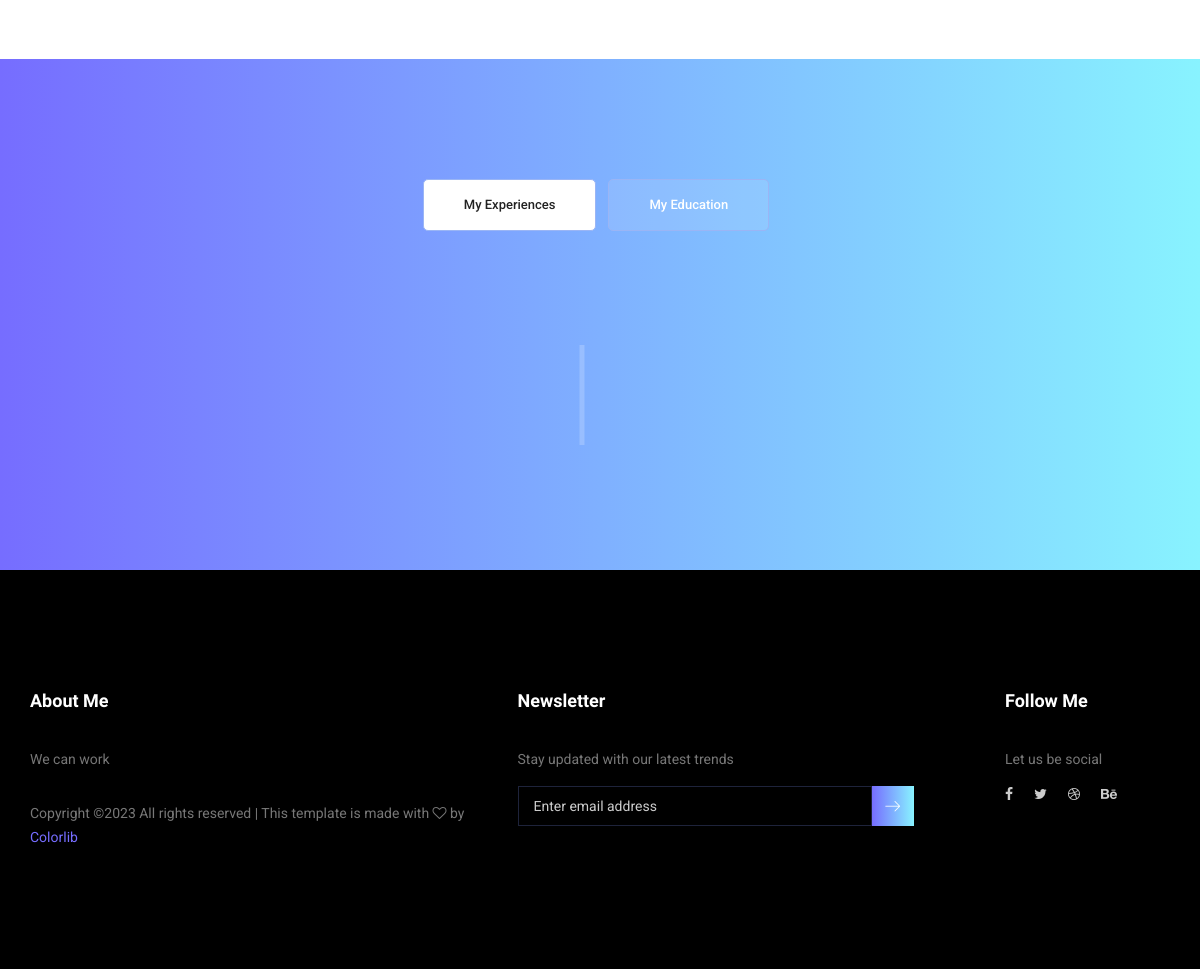
The app's page / (lower part), older data.
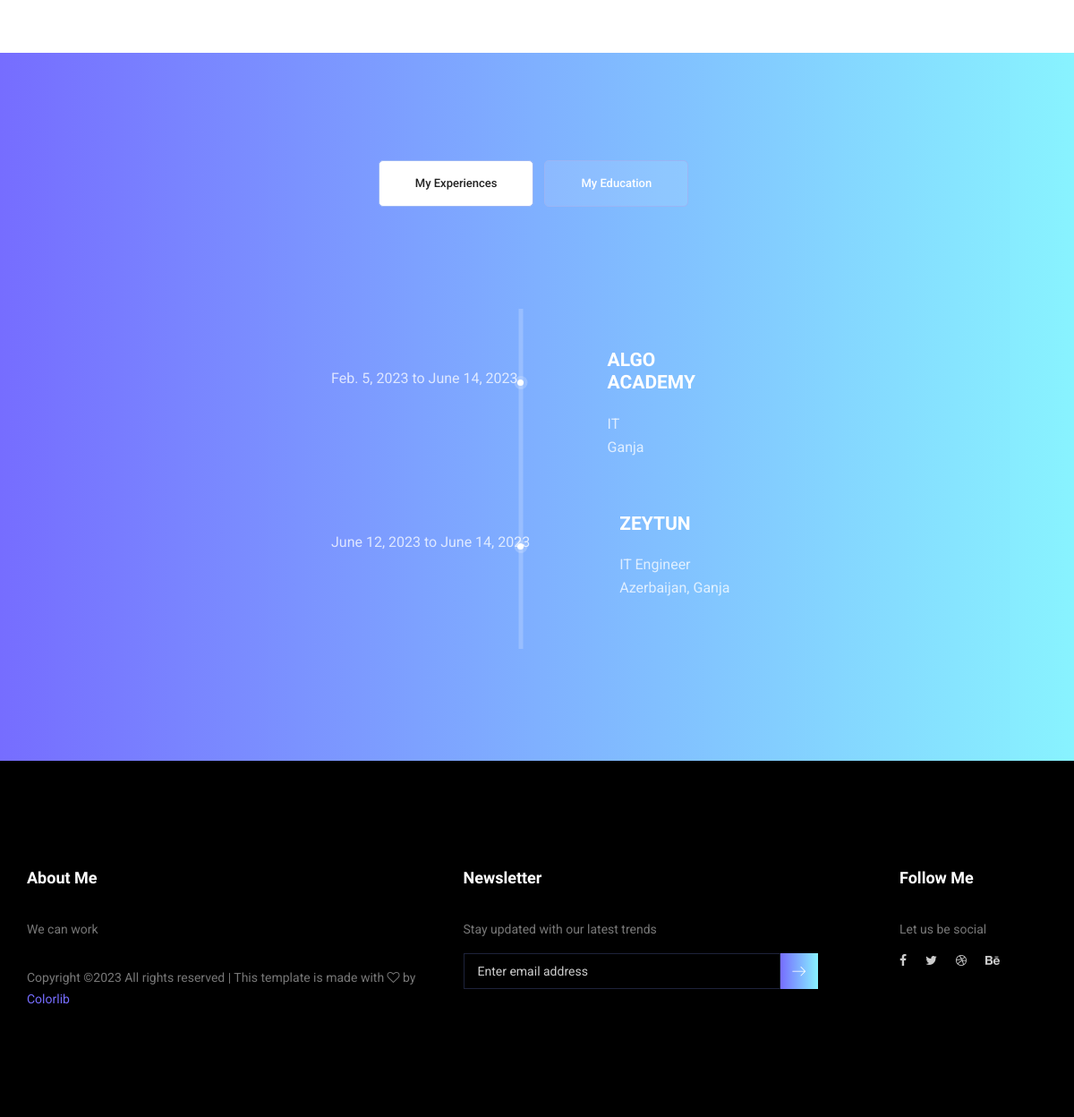
The same page, newer data.
### core/models.py (models this page shows, shortened)
class AbstractModel(models.Model):
    updated_date=models.DateTimeField(
        blank=True,
        auto_now=True,
        verbose_name='update_date',
    )
    created_date=models.DateTimeField(
        blank=True,
        auto_now_add=True,
        verbose_name='created_date'
    )
    class Meta:
        abstract = True

class General_Settings(AbstractModel):
    name = models.CharField(
        default='',
        max_length=254,
        blank=True,
        verbose_name='name',
    )
    description=models.CharField(
        default='',
        max_length=254,
        blank=True,
        verbose_name='description',
    )
    parameter=models.CharField(
        default='',
        max_length=254,
        blank=True,
        verbose_name='parameter'
    )
    class Meta:
        verbose_name = "General Settings"
        verbose_name_plural = "General Settings"
        ordering = ('name',)

class Experience(AbstractModel):
    company_name = models.CharField(
        default='',
        max_length=254,
        blank=True,
        verbose_name='Company Name',
    )
    job_title=models.CharField(
        default='',
        max_length=254,
        blank=True,
        verbose_name='Job Title',
    )
    job_location = models.CharField(
        default='',
        max_length=254,
        blank=True,
        verbose_name='Job Location'
    )
    start_date = models.DateField(
        verbose_name='Start Date',
    )
    end_date = models.DateField(
        default=None,
        null=True,
        blank=True,
        verbose_name='End Date',
    )
    class Meta:
        verbose_name = "Experience"
        verbose_name_plural = "Experience"
        ordering = ('start_date',)

### core/views.py (the view)
# urls.py: path('',index,name='index'),
def index(request):
    site_title = General_Settings.objects.get(name='site_title').parameter
    site_keywords = General_Settings.objects.get(name='site_keywords').parameter
    site_description = General_Settings.objects.get(name='site_description').parameter
    home_banner_name = General_Settings.objects.get(name='home_banner_name').parameter
    home_banner_title = General_Settings.objects.get(name='home_banner_title').parameter
    home_banner_description = General_Settings.objects.get(name= 'home_banner_description').parameter
    about_myself_welcome = General_Settings.objects.get(name='about_myself_welcome').parameter
    about_myself_footer = General_Settings.objects.get(name='about_myself_footer').parameter
    profile_photo = ImageSettings.objects.get(name='profile_photo').file
    skills = Skill.objects.all().order_by('order')
    experience = Experience.objects.all()
    education = Education.objects.all()
    context = {
        'site_title': site_title,
        'site_keywords':site_keywords,
        'site_description': site_description,
        'home_banner_name':home_banner_name,
        'home_banner_title':home_banner_title,
        'home_banner_description':home_banner_description,
        'about_myself_welcome': about_myself_welcome,
        'about_myself_footer':about_myself_footer,
        'profile_photo':profile_photo,
        'skills': skills,
        'experience':experience,
        'education':education,
    }
    return render(request,'index.html',context=context)

### templates/index.html (shortened to what this page needs)
{% extends 'layout.html' %}
{% load static %}
        {% block content%}
        <section class="welcome_area p_120">
        </section>
        <section class="mytabs_area p_120">
        	<div class="container">
        		<div class="tabs_inner">
					<ul class="nav nav-tabs" id="myTab" role="tablist">
						<li class="nav-item">
							<a class="nav-link active" id="home-tab" data-toggle="tab" href="#home" role="tab" aria-controls="home" aria-selected="true">My Experiences</a>
						</li>
						<li class="nav-item">
							<a class="nav-link" id="profile-tab" data-toggle="tab" href="#profile" role="tab" aria-controls="profile" aria-selected="false">My Education</a>
						</li>
					</ul>
					<div class="tab-content" id="myTabContent">
						<div class="tab-pane fade show active" id="home" role="tabpanel" aria-labelledby="home-tab">
							<ul class="list">
								{% for experiences in experience %}
								<li>
									<span></span>
									<div class="media">
										<div class="d-flex">
											<p> {{experiences.start_date}} to {{ experiences.end_date }}</p>
										</div>
										<div class="media-body">
											<h4>{{ experiences.company_name }}</h4>
											<p>{{ experiences.job_title }} <br />{{ experiences.job_location }}</p>
										</div>
									</div>
								</li>
								{% endfor %}
							</ul>
						</div>
					</div>
        		</div>
        	</div>
        </section>
        {% endblock %}

### templates/layout.html (shortened to what this page needs)
{% load static %}
{% include 'includes/head.html' %}
{% block content %}
{% endblock %}
{% include 'includes/footer.html' %}

### templates/includes/head.html (shortened to what this page needs)
{% load static %}
<head>
    <link rel="stylesheet" href="{%static 'css/bootstrap.css' %}">
    <link rel="stylesheet" href="{%static 'vendors/linericon/style.css' %}">
    <link rel="stylesheet" href="{%static 'css/font-awesome.min.css' %}">
    <link rel="stylesheet" href="{%static 'vendors/owl-carousel/owl.carousel.min.css' %}">
    <link rel="stylesheet" href="{%static 'vendors/lightbox/simpleLightbox.css' %}">
    <link rel="stylesheet" href="{%static 'vendors/nice-select/css/nice-select.css"' %}>
    <link rel="stylesheet" href="{%static 'vendors/animate-css/animate.css' %}">
    <link rel="stylesheet" href="{%static 'vendors/popup/magnific-popup.css' %}">
    <link rel="stylesheet" href="{%static 'vendors/flaticon/flaticon.css' %}">
    <link rel="stylesheet" href="{% static 'css/style.css'%}">
    <link rel="stylesheet" href="{% static 'css/responsive.css'%}">
</head>

### templates/includes/nav.html (shortened to what this page needs)
   {% load static %}

### templates/includes/footer.html (shortened to what this page needs)
    {% load static %}
        <footer class="footer_area p_120">
        	<div class="container">
        		<div class="row footer_inner">
        			<div class="col-lg-5 col-sm-6">
        				<aside class="f_widget ab_widget">
        					<div class="f_title">
        						<h3>About Me</h3>
        					</div>
        					<p>{{ about_myself_footer }} </p>
        					<p>
Copyright &copy;<script>document.write(new Date().getFullYear());</script> All rights reserved | This template is made with <i class="fa fa-heart-o" aria-hidden="true"></i> by <a href="https://colorlib.com" target="_blank">Colorlib</a>
</p>
        				</aside>
        			</div>
        			<div class="col-lg-5 col-sm-6">
        				<aside class="f_widget news_widget">
        					<div class="f_title">
        						<h3>Newsletter</h3>
        					</div>
        					<p>Stay updated with our latest trends</p>
        					<div id="mc_embed_signup">
                                <form target="_blank" action="https://spondonit.us12.list-manage.com/subscribe/post?u=1462626880ade1ac87bd9c93a&amp;id=92a4423d01" method="get" class="subscribe_form relative">
                                	<div class="input-group d-flex flex-row">
                                        <input name="EMAIL" placeholder="Enter email address" onfocus="this.placeholder = ''" onblur="this.placeholder = 'Email Address '" required="" type="email">
                                        <button class="btn sub-btn"><span class="lnr lnr-arrow-right"></span></button>
                                    </div>
                                </form>
                            </div>
        				</aside>
        			</div>
        			<div class="col-lg-2">
        				<aside class="f_widget social_widget">
        					<div class="f_title">
        						<h3>Follow Me</h3>
        					</div>
        					<p>Let us be social</p>
        					<ul class="list">
        						<li><a href="#"><i class="fa fa-facebook"></i></a></li>
        						<li><a href="#"><i class="fa fa-twitter"></i></a></li>
        						<li><a href="#"><i class="fa fa-dribbble"></i></a></li>
        						<li><a href="#"><i class="fa fa-behance"></i></a></li>
        					</ul>
        				</aside>
        			</div>
        		</div>
        	</div>
        </footer>

### templates/includes/scripts.html (shortened to what this page needs)
{% load static %}

### static/css/style.css (style rules this page uses)
.list { list-style: none; margin: 0px; padding: 0px; }
a { text-decoration: none; transition: all 0.3s ease-in-out; }
h1, h2, h3, h4, h5, h6 { font-family: "Heebo", sans-serif; font-weight: bold; }
.p_120 { padding-top: 120px; padding-bottom: 120px; }
@media (min-width: 1200px) { .container { max-width: 1170px; } }
h3 { font-size: 24px; }
h4 { font-size: 18px; }
.mytabs_area { background-image: -moz-linear-gradient(0deg, #766dff 0%, #88f3ff 100%); background-image: -webkit-linear-gradient(0deg, #766dff 0%, #88f3ff 100%); background-image: -ms-linear-gradient(0deg, #766dff 0%, #88f3ff 100%); }
.tabs_inner .nav.nav-tabs { display: block; text-align: center; border: none; margin-bottom: 120px; }
.tabs_inner .nav.nav-tabs li { display: inline-block; margin-right: 8px; }
.tabs_inner .nav.nav-tabs li a { margin: 0px; line-height: 50px; border-radius: 5px; padding: 0px 40px; font-size: 13px; font-weight: 500; color: #fff; font-family: "Roboto", sans-serif; border: 1px solid #9ab5f5; background: rgba(255, 255, 255, 0.1); }
.tabs_inner .nav.nav-tabs li a.active { background: #fff; color: #222222; }
.tabs_inner .tab-content .tab-pane .list { max-width: 460px; margin: auto; position: relative; padding-top: 40px; padding-bottom: 60px; }
.tabs_inner .tab-content .tab-pane .list:before { content: ""; height: 100%; width: 5px; background: rgba(255, 255, 255, 0.2); position: absolute; left: 46%; transform: translateX(-50%); top: -5px; }
.tabs_inner .tab-content .tab-pane .list li { margin-bottom: 60px; position: relative; }
.tabs_inner .tab-content .tab-pane .list li span { height: 15px; width: 15px; border-radius: 50%; display: block; background: rgba(255, 255, 255, 0.2); position: absolute; left: 46%; top: 30px; transform: translateX(-50%); }
.tabs_inner .tab-content .tab-pane .list li span:before { content: ''; height: 7px; width: 7px; background: #fff; border-radius: 50%; position: absolute; left: 52%; top: 4px; transform: translateX(-50%); }
.tabs_inner .tab-content .tab-pane .list li:last-child { margin-bottom: 0px; }
.tabs_inner .tab-content .tab-pane .list li .media .d-flex { padding-right: 100px; }
.tabs_inner .tab-content .tab-pane .list li .media .d-flex p { color: rgba(255, 255, 255, 0.75); margin-bottom: 0px; padding-top: 20px; }
.tabs_inner .tab-content .tab-pane .list li .media .media-body h4 { color: #fff; font-size: 21px; text-transform: uppercase; margin-bottom: 20px; }
.tabs_inner .tab-content .tab-pane .list li .media .media-body p { color: rgba(255, 255, 255, 0.75); margin-bottom: 0px; }
.footer_area { background: #000; }
.f_title { margin-bottom: 35px; }
.f_title h3 { color: #fff; font-size: 18px; font-weight: bold; font-family: "Heebo", sans-serif; margin-bottom: 0px; }
.ab_widget p { font-size: 14px; line-height: 24px; font-family: "Roboto", sans-serif; color: #777777; margin-bottom: 30px; }
.ab_widget p a { color: #766dff; }
.ab_widget p + p { margin-bottom: 0px; }
.news_widget { padding-right: 15px; }
.news_widget p { font-size: 14px; line-height: 24px; font-family: "Roboto", sans-serif; color: #777777; margin-bottom: 15px; }
.news_widget .input-group input { height: 40px; background: transparent; border-radius: 0px; width: 80%; border: none; padding: 0px 15px; border: 1px solid #1e233b; font-size: 14px; font-family: "Roboto", sans-serif; color: #cccccc; outline: none; box-shadow: none; }
.news_widget .input-group .sub-btn { border-radius: 0px; background-image: -moz-linear-gradient(0deg, #766dff 0%, #88f3ff 100%); background-image: -webkit-linear-gradient(0deg, #766dff 0%, #88f3ff 100%); background-image: -ms-linear-gradient(0deg, #766dff 0%, #88f3ff 100%); outline: none !important; box-shadow: none !important; padding: 0px; border: none; width: 42px; cursor: pointer; color: #fff; }
.social_widget p { font-size: 14px; line-height: 24px; font-family: "Roboto", sans-serif; color: #777777; margin-bottom: 10px; }
.social_widget .list li { margin-right: 17px; display: inline-block; }
.social_widget .list li a { color: #cccccc; font-size: 14px; transition: all 300ms linear 0s; }
.social_widget .list li:last-child { margin-right: 0px; }

Row changes from the older to the newer data that the page shows:
added Experience: start_date "Feb. 5, 2023", end_date "June 14, 2023", company_name "ALGO ACADEMY", job_title "IT", job_location "Ganja"
added Experience: start_date "June 12, 2023", end_date "June 14, 2023", company_name "ZEYTUN", job_title "IT Engineer", job_location "Azerbaijan, Ganja"
